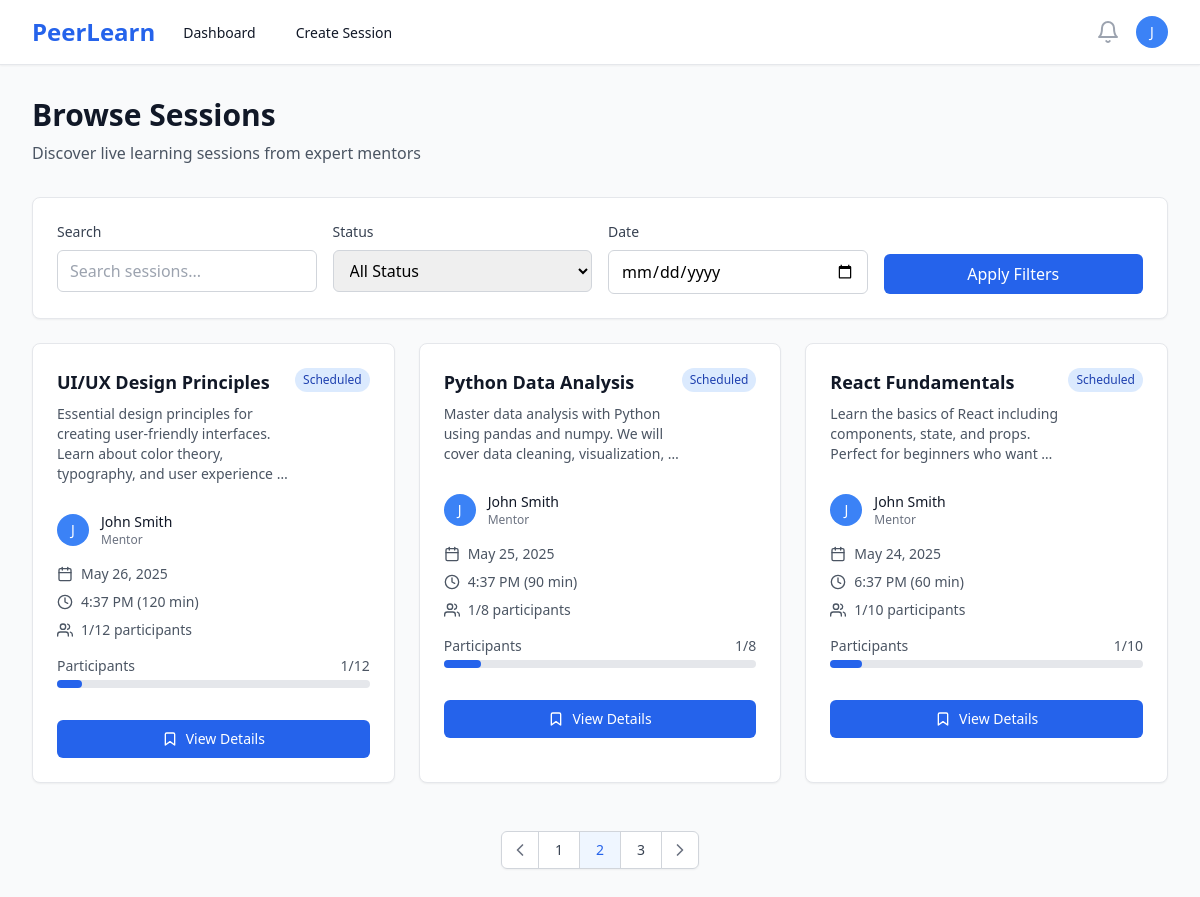
The app's page /sessions/ (signed in), older data.
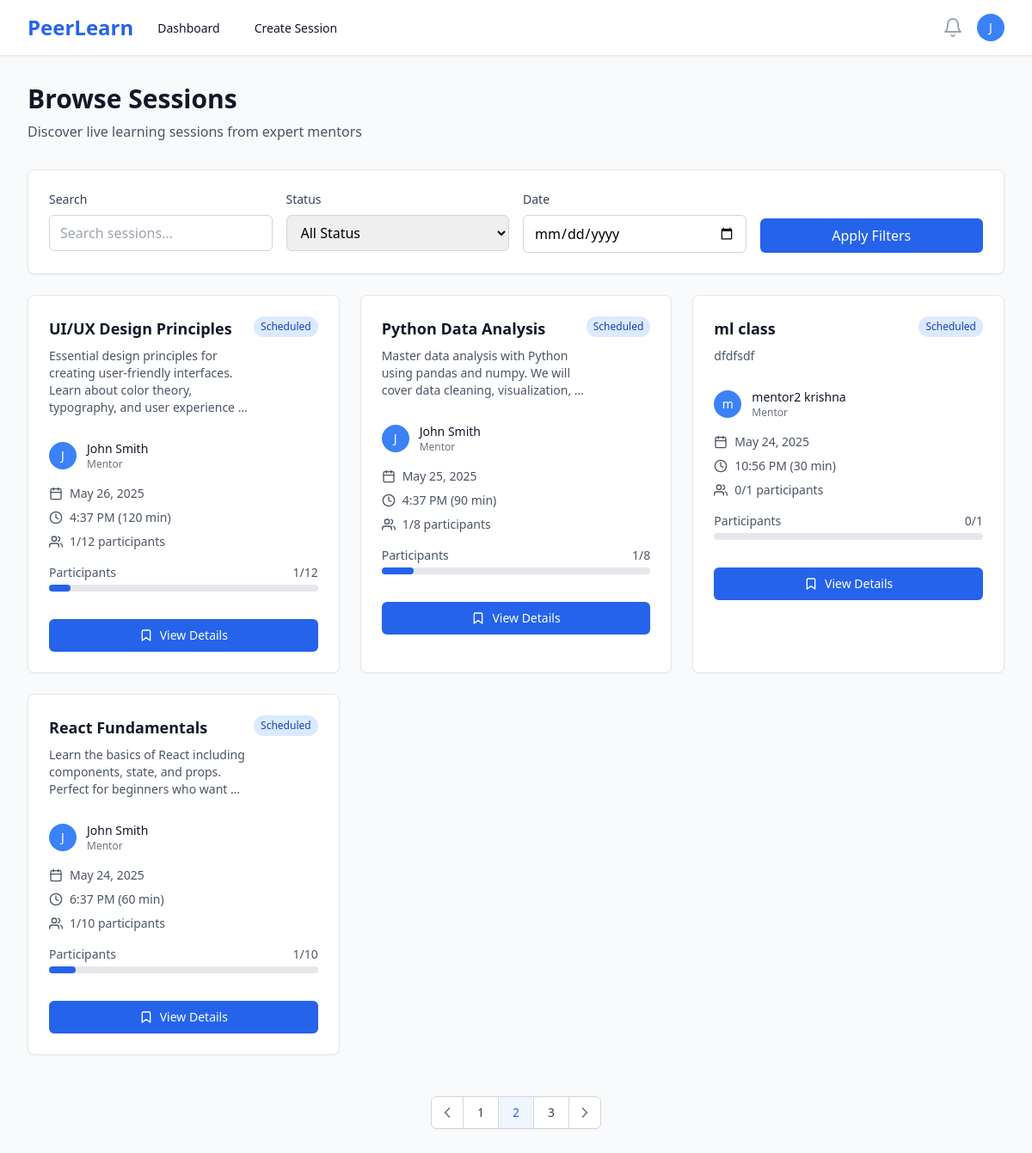
The same page, newer data.
### sessions/models.py (models this page shows, shortened)
class Session(models.Model):
    STATUS_CHOICES = [
        ('draft', 'Draft'),
        ('scheduled', 'Scheduled'),
        ('live', 'Live'),
        ('completed', 'Completed'),
        ('cancelled', 'Cancelled'),
    ]
    id = models.UUIDField(primary_key=True, default=uuid.uuid4, editable=False)
    mentor = models.ForeignKey(User, on_delete=models.CASCADE, related_name='mentor_sessions')
    title = models.CharField(max_length=200)
    description = models.TextField()
    schedule = models.DateTimeField()
    duration = models.IntegerField(help_text="Duration in minutes")
    max_participants = models.IntegerField(default=10)
    status = models.CharField(max_length=20, choices=STATUS_CHOICES, default='draft')
    created_at = models.DateTimeField(auto_now_add=True)
    updated_at = models.DateTimeField(auto_now=True)
    class Meta:
        ordering = ['-schedule']
    @property
    def current_participants(self):
        return self.bookings.filter(status='confirmed').count()
    @property
    def is_full(self):
        return self.current_participants >= self.max_participants

### users/models.py (models this page shows, shortened)
class User(AbstractUser):
    ROLE_CHOICES = [
        ('mentor', 'Mentor'),
        ('learner', 'Learner'),
    ]
    id = models.UUIDField(primary_key=True, default=uuid.uuid4, editable=False)
    role = models.CharField(max_length=10, choices=ROLE_CHOICES, default='learner')
    bio = models.TextField(blank=True, null=True)
    skills = models.CharField(max_length=500, blank=True, help_text="Comma-separated skills for recommendation matching")
    expertise = models.CharField(max_length=100, blank=True, help_text="Primary domain/area of expertise")
    profile_image = models.ImageField(upload_to='profiles/', blank=True, null=True)
    created_at = models.DateTimeField(auto_now_add=True)
    updated_at = models.DateTimeField(auto_now=True)
    @property
    def is_mentor(self):
        return self.role == 'mentor'

### sessions/views.py (the view)
# urls.py: path('', views.session_list, name='session_list'),
@login_required
def session_list(request):
    sessions = Session.objects.filter(
        status='scheduled',
        schedule__gt=timezone.now()
    ).select_related('mentor')
    return render(request, 'sessions/list.html', {'sessions': sessions})

### templates/sessions/list.html (shortened to what the changed rows need)
{% extends 'base.html' %}
{% block content %}
<div class="max-w-7xl mx-auto px-4 sm:px-6 lg:px-8 py-8">
    <div class="mb-8">
        <h1 class="text-3xl font-bold text-gray-900">Browse Sessions</h1>
    </div>
    {% if sessions %}
    <div class="grid grid-cols-1 md:grid-cols-2 lg:grid-cols-3 gap-6">
        {% for session in sessions %}
        <div class="bg-white rounded-lg shadow-sm border border-gray-200 hover:shadow-md transition-shadow">
            <div class="p-6">
                <div class="flex items-start justify-between mb-4">
                    <div class="flex-1">
                        <h3 class="text-lg font-semibold text-gray-900 mb-2">
                            <a href="{% url 'session_detail' session.id %}" class="hover:text-blue-600">
                                {{ session.title }}
                            </a>
                        </h3>
                        <p class="text-sm text-gray-600 mb-3">{{ session.description|truncatewords:15 }}</p>
                    </div>
                    <span class="px-2 py-1 text-xs font-medium rounded-full flex-shrink-0
                                {% if session.status == 'scheduled' %}bg-blue-100 text-blue-800
                                {% elif session.status == 'live' %}bg-green-100 text-green-800
                                {% elif session.status == 'completed' %}bg-gray-100 text-gray-800
                                {% elif session.status == 'cancelled' %}bg-red-100 text-red-800
                                {% else %}bg-yellow-100 text-yellow-800{% endif %}">
                        {{ session.status|title }}
                    </span>
                </div>
                <div class="flex items-center mb-4">
                    {% if session.mentor.profile_image %}
                        <img class="h-8 w-8 rounded-full" src="{{ session.mentor.profile_image.url }}" alt="">
                    {% else %}
                        <div class="h-8 w-8 rounded-full bg-blue-500 flex items-center justify-center">
                            <span class="text-white text-sm font-medium">{{ session.mentor.first_name|first|default:session.mentor.username|first }}</span>
                        </div>
                    {% endif %}
                    <div class="ml-3">
                        <p class="text-sm font-medium text-gray-900">{{ session.mentor.get_full_name|default:session.mentor.username }}</p>
                        <p class="text-xs text-gray-500">Mentor</p>
                    </div>
                </div>
                <div class="space-y-2 text-sm text-gray-600 mb-4">
                    <div class="flex items-center">
                        <i data-feather="calendar" class="h-4 w-4 mr-2"></i>
                        {{ session.schedule|date:"M j, Y" }}
                    </div>
                    <div class="flex items-center">
                        <i data-feather="clock" class="h-4 w-4 mr-2"></i>
                        {{ session.schedule|time:"g:i A" }} ({{ session.duration }} min)
                    </div>
                    <div class="flex items-center">
                        <i data-feather="users" class="h-4 w-4 mr-2"></i>
                        {{ session.current_participants }}/{{ session.max_participants }} participants
                    </div>
                </div>
                <div class="mb-4">
                    <div class="flex justify-between text-sm text-gray-600 mb-1">
                        <span>Participants</span>
                        <span>{{ session.current_participants }}/{{ session.max_participants }}</span>
                    </div>
                    <div class="w-full bg-gray-200 rounded-full h-2">
                        <div class="bg-blue-600 h-2 rounded-full"
                             style="width: {% widthratio session.current_participants session.max_participants 100 %}%"></div>
                    </div>
                </div>
                <div class="pt-4">
                    {% if user.is_authenticated %}
                        {% if session.status == 'live' %}
                            <a href="{% url 'session_detail' session.id %}"
                               class="w-full inline-flex items-center justify-center px-4 py-2 border border-transparent text-sm font-medium rounded-md text-white bg-green-600 hover:bg-green-700">
                                <i data-feather="video" class="h-4 w-4 mr-2"></i>
                                Join Live Session
                            </a>
                        {% elif session.status == 'scheduled' %}
                            {% if session.is_full %}
                                <button disabled
                                        class="w-full inline-flex items-center justify-center px-4 py-2 border border-gray-300 text-sm font-medium rounded-md text-gray-500 bg-gray-100 cursor-not-allowed">
                                    <i data-feather="users" class="h-4 w-4 mr-2"></i>
                                    Session Full
                                </button>
                            {% else %}
                                <a href="{% url 'session_detail' session.id %}"
                                   class="w-full inline-flex items-center justify-center px-4 py-2 border border-transparent text-sm font-medium rounded-md text-white bg-blue-600 hover:bg-blue-700">
                                    <i data-feather="bookmark" class="h-4 w-4 mr-2"></i>
                                    View Details
                                </a>
                            {% endif %}
                        {% else %}
                            <a href="{% url 'session_detail' session.id %}"
                               class="w-full inline-flex items-center justify-center px-4 py-2 border border-gray-300 text-sm font-medium rounded-md text-gray-700 bg-white hover:bg-gray-50">
                                <i data-feather="eye" class="h-4 w-4 mr-2"></i>
                                View Details
                            </a>
                        {% endif %}
                    {% else %}
                        <a href="{% url 'login' %}"
                           class="w-full inline-flex items-center justify-center px-4 py-2 border border-transparent text-sm font-medium rounded-md text-white bg-blue-600 hover:bg-blue-700">
                            Login to Book
                        </a>
                    {% endif %}
                </div>
            </div>
        </div>
        {% endfor %}
    </div>
    {% endif %}
</div>
{% endblock %}

Row changes from the older to the newer data that the page shows:
added Session: title "ml class", description "dfdfsdf", status "Scheduled", mentor.first_name|first "m", mentor.get_full_name "mentor2 krishna", schedule "May 24, 2025", schedule "10:56 PM", duration "30", current_participants "0", max_participants "1", shows "View Details"
